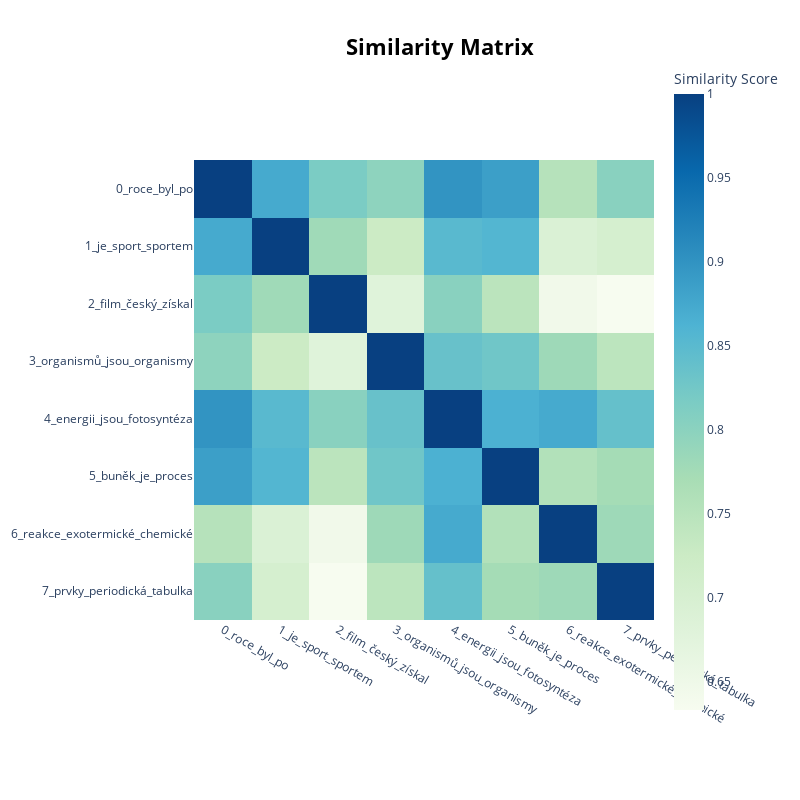

Here is the notebook cell this chart was saved with:
### Code cell
model.visualize_heatmap(top_n_topics=20, width=800, height=800)

### Figure 1 — Plotly figure (JSON) as saved in the notebook; plotly's stock layout.template omitted (floating-point values rounded to 4 significant figures)
{"data": [{"coloraxis": "coloraxis", "hovertemplate": "x: %{x}<br>y: %{y}<br>Similarity Score: %{z}<extra></extra>", "name": "0", "type": "heatmap", "x": ["0_roce_byl_po", "1_je_sport_sportem", "2_film_český_získal", "3_organismů_jsou_organismy", "4_energii_jsou_fotosyntéza", "5_buněk_je_proces", "6_reakce_exotermické_chemické", "7_prvky_periodická_tabulka"], "xaxis": "x", "y": ["0_roce_byl_po", "1_je_sport_sportem", "2_film_český_získal", "3_organismů_jsou_organismy", "4_energii_jsou_fotosyntéza", "5_buněk_je_proces", "6_reakce_exotermické_chemické", "7_prvky_periodická_tabulka"], "yaxis": "y", "z": [[1, 0.8736, 0.8168, 0.7973, 0.8992, 0.8861, 0.753, 0.8025], [0.8736, 1.0, 0.7796, 0.7248, 0.8512, 0.8572, 0.6921, 0.7035], [0.8168, 0.7796, 1.0, 0.6813, 0.8024, 0.7468, 0.6463, 0.6335], [0.7973, 0.7248, 0.6813, 1.0, 0.8365, 0.8275, 0.781, 0.7452], [0.8992, 0.8512, 0.8024, 0.8365, 1, 0.8648, 0.8728, 0.8387], [0.8861, 0.8572, 0.7468, 0.8275, 0.8648, 1.0, 0.7578, 0.7739], [0.753, 0.6921, 0.6463, 0.781, 0.8728, 0.7578, 1.0, 0.7808], [0.8025, 0.7035, 0.6335, 0.7452, 0.8387, 0.7739, 0.7808, 1.0]]}], "layout": {"coloraxis": {"colorbar": {"title": {"text": "Similarity Score"}}, "colorscale": [[0, "rgb(247,252,240)"], [0.125, "rgb(224,243,219)"], [0.25, "rgb(204,235,197)"], [0.375, "rgb(168,221,181)"], [0.5, "rgb(123,204,196)"], [0.625, "rgb(78,179,211)"], [0.75, "rgb(43,140,190)"], [0.875, "rgb(8,104,172)"], [1, "rgb(8,64,129)"]]}, "height": 800, "hoverlabel": {"bgcolor": "white", "font": {"family": "Rockwell", "size": 16}}, "legend": {"title": {"text": "Trend"}}, "margin": {"t": 60}, "showlegend": true, "title": {"font": {"color": "Black", "size": 22}, "text": "<b>Similarity Matrix</b>", "x": 0.55, "xanchor": "center", "y": 0.95, "yanchor": "top"}, "width": 800, "xaxis": {"anchor": "y", "constrain": "domain", "domain": [0, 1], "scaleanchor": "y"}, "yaxis": {"anchor": "x", "autorange": "reversed", "constrain": "domain", "domain": [0, 1]}}}
